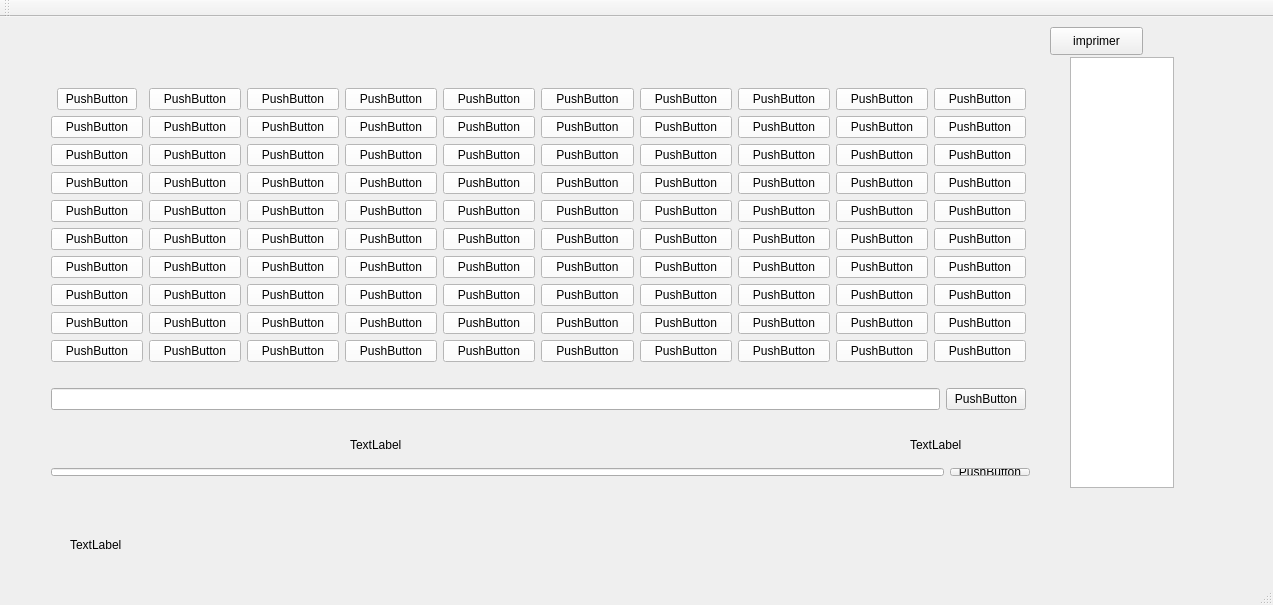
<?xml version="1.0" encoding="UTF-8"?>
<ui version="4.0">
 <class>MainWindow</class>
 <widget class="QMainWindow" name="MainWindow">
  <property name="geometry">
   <rect>
    <x>0</x>
    <y>0</y>
    <width>1273</width>
    <height>605</height>
   </rect>
  </property>
  <property name="windowTitle">
   <string>MainWindow</string>
  </property>
  <widget class="QWidget" name="centralWidget">
   <widget class="QLabel" name="erreur">
    <property name="geometry">
     <rect>
      <x>350</x>
      <y>420</y>
      <width>331</width>
      <height>16</height>
     </rect>
    </property>
    <property name="text">
     <string>TextLabel</string>
    </property>
   </widget>
   <widget class="QPushButton" name="imprimer">
    <property name="geometry">
     <rect>
      <x>1050</x>
      <y>10</y>
      <width>93</width>
      <height>28</height>
     </rect>
    </property>
    <property name="text">
     <string>imprimer</string>
    </property>
   </widget>
   <widget class="QWidget" name="layoutWidget">
    <property name="geometry">
     <rect>
      <x>40</x>
      <y>40</y>
      <width>997</width>
      <height>385</height>
     </rect>
    </property>
    <layout class="QVBoxLayout" name="verticalLayout">
     <item>
      <layout class="QGridLayout" name="gridLayout">
       <item row="6" column="7">
        <widget class="QPushButton" name="H7">
         <property name="cursor">
          <cursorShape>PointingHandCursor</cursorShape>
         </property>
         <property name="styleSheet">
          <string notr="true">background-color: white;</string>
         </property>
         <property name="text">
          <string>PushButton</string>
         </property>
        </widget>
       </item>
       <item row="0" column="6">
        <widget class="QPushButton" name="G1">
         <property name="cursor">
          <cursorShape>PointingHandCursor</cursorShape>
         </property>
         <property name="styleSheet">
          <string notr="true">background-color: white;</string>
         </property>
         <property name="text">
          <string>PushButton</string>
         </property>
        </widget>
       </item>
       <item row="1" column="9">
        <widget class="QPushButton" name="J2">
         <property name="cursor">
          <cursorShape>PointingHandCursor</cursorShape>
         </property>
         <property name="styleSheet">
          <string notr="true">background-color: white;</string>
         </property>
         <property name="text">
          <string>PushButton</string>
         </property>
        </widget>
       </item>
       <item row="2" column="6">
        <widget class="QPushButton" name="G3">
         <property name="cursor">
          <cursorShape>PointingHandCursor</cursorShape>
         </property>
         <property name="styleSheet">
          <string notr="true">background-color: white;</string>
         </property>
         <property name="text">
          <string>PushButton</string>
         </property>
        </widget>
       </item>
       <item row="6" column="5">
        <widget class="QPushButton" name="F7">
         <property name="cursor">
          <cursorShape>PointingHandCursor</cursorShape>
         </property>
         <property name="styleSheet">
          <string notr="true">background-color: white;</string>
         </property>
         <property name="text">
          <string>PushButton</string>
         </property>
        </widget>
       </item>
       <item row="7" column="5">
        <widget class="QPushButton" name="F8">
         <property name="cursor">
          <cursorShape>PointingHandCursor</cursorShape>
         </property>
         <property name="styleSheet">
          <string notr="true">background-color: white;</string>
         </property>
         <property name="text">
          <string>PushButton</string>
         </property>
        </widget>
       </item>
       <item row="5" column="1">
        <widget class="QPushButton" name="B6">
         <property name="cursor">
          <cursorShape>PointingHandCursor</cursorShape>
         </property>
         <property name="styleSheet">
          <string notr="true">background-color: white;</string>
         </property>
         <property name="text">
          <string>PushButton</string>
         </property>
        </widget>
       </item>
       <item row="0" column="5">
        <widget class="QPushButton" name="F1">
         <property name="cursor">
          <cursorShape>PointingHandCursor</cursorShape>
         </property>
         <property name="styleSheet">
          <string notr="true">background-color: white;</string>
         </property>
         <property name="text">
          <string>PushButton</string>
         </property>
        </widget>
       </item>
       <item row="2" column="4">
        <widget class="QPushButton" name="E3">
         <property name="cursor">
          <cursorShape>PointingHandCursor</cursorShape>
         </property>
         <property name="styleSheet">
          <string notr="true">background-color: white;</string>
         </property>
         <property name="text">
          <string>PushButton</string>
         </property>
        </widget>
       </item>
       <item row="4" column="0">
        <widget class="QPushButton" name="A5">
         <property name="cursor">
          <cursorShape>PointingHandCursor</cursorShape>
         </property>
         <property name="styleSheet">
          <string notr="true">background-color: white;</string>
         </property>
         <property name="text">
          <string>PushButton</string>
         </property>
        </widget>
       </item>
       <item row="3" column="8">
        <widget class="QPushButton" name="I4">
         <property name="cursor">
          <cursorShape>PointingHandCursor</cursorShape>
         </property>
         <property name="styleSheet">
          <string notr="true">background-color: white;</string>
         </property>
         <property name="text">
          <string>PushButton</string>
         </property>
        </widget>
       </item>
       <item row="0" column="9">
        <widget class="QPushButton" name="J1">
         <property name="cursor">
          <cursorShape>PointingHandCursor</cursorShape>
         </property>
         <property name="styleSheet">
          <string notr="true">background-color: white;</string>
         </property>
         <property name="text">
          <string>PushButton</string>
         </property>
        </widget>
       </item>
       <item row="7" column="7">
        <widget class="QPushButton" name="H8">
         <property name="cursor">
          <cursorShape>PointingHandCursor</cursorShape>
         </property>
         <property name="styleSheet">
          <string notr="true">background-color: white;</string>
         </property>
         <property name="text">
          <string>PushButton</string>
         </property>
        </widget>
       </item>
       <item row="3" column="3">
        <widget class="QPushButton" name="D4">
         <property name="cursor">
          <cursorShape>PointingHandCursor</cursorShape>
         </property>
         <property name="styleSheet">
          <string notr="true">background-color: white;</string>
         </property>
         <property name="text">
          <string>PushButton</string>
         </property>
        </widget>
       </item>
       <item row="7" column="3">
        <widget class="QPushButton" name="D8">
         <property name="cursor">
          <cursorShape>PointingHandCursor</cursorShape>
         </property>
         <property name="styleSheet">
          <string notr="true">background-color: white;</string>
         </property>
         <property name="text">
          <string>PushButton</string>
         </property>
        </widget>
       </item>
       <item row="7" column="0">
        <widget class="QPushButton" name="A8">
         <property name="cursor">
          <cursorShape>PointingHandCursor</cursorShape>
         </property>
         <property name="styleSheet">
          <string notr="true">background-color: white;</string>
         </property>
         <property name="text">
          <string>PushButton</string>
         </property>
        </widget>
       </item>
       <item row="2" column="2">
        <widget class="QPushButton" name="C3">
         <property name="cursor">
          <cursorShape>PointingHandCursor</cursorShape>
         </property>
         <property name="styleSheet">
          <string notr="true">background-color: white;</string>
         </property>
         <property name="text">
          <string>PushButton</string>
         </property>
        </widget>
       </item>
       <item row="5" column="8">
        <widget class="QPushButton" name="I6">
         <property name="cursor">
          <cursorShape>PointingHandCursor</cursorShape>
         </property>
         <property name="styleSheet">
          <string notr="true">background-color: white;</string>
         </property>
         <property name="text">
          <string>PushButton</string>
         </property>
        </widget>
       </item>
       <item row="4" column="9">
        <widget class="QPushButton" name="J5">
         <property name="cursor">
          <cursorShape>PointingHandCursor</cursorShape>
         </property>
         <property name="styleSheet">
          <string notr="true">background-color: white;</string>
         </property>
         <property name="text">
          <string>PushButton</string>
         </property>
        </widget>
       </item>
       <item row="1" column="2">
        <widget class="QPushButton" name="C2">
         <property name="cursor">
          <cursorShape>PointingHandCursor</cursorShape>
         </property>
         <property name="styleSheet">
          <string notr="true">background-color: white;</string>
         </property>
         <property name="text">
          <string>PushButton</string>
         </property>
        </widget>
       </item>
       <item row="4" column="8">
        <widget class="QPushButton" name="I5">
         <property name="cursor">
          <cursorShape>PointingHandCursor</cursorShape>
         </property>
         <property name="styleSheet">
          <string notr="true">background-color: white;</string>
         </property>
         <property name="text">
          <string>PushButton</string>
         </property>
        </widget>
       </item>
       <item row="7" column="6">
        <widget class="QPushButton" name="G8">
         <property name="cursor">
          <cursorShape>PointingHandCursor</cursorShape>
         </property>
         <property name="styleSheet">
          <string notr="true">background-color: white;</string>
         </property>
         <property name="text">
          <string>PushButton</string>
         </property>
        </widget>
       </item>
       <item row="7" column="2">
        <widget class="QPushButton" name="C8">
         <property name="cursor">
          <cursorShape>PointingHandCursor</cursorShape>
         </property>
         <property name="styleSheet">
          <string notr="true">background-color: white;</string>
         </property>
         <property name="text">
          <string>PushButton</string>
         </property>
        </widget>
       </item>
       <item row="0" column="7">
        <widget class="QPushButton" name="H1">
         <property name="cursor">
          <cursorShape>PointingHandCursor</cursorShape>
         </property>
         <property name="styleSheet">
          <string notr="true">background-color: white;</string>
         </property>
         <property name="text">
          <string>PushButton</string>
         </property>
        </widget>
       </item>
       <item row="4" column="6">
        <widget class="QPushButton" name="G5">
         <property name="cursor">
          <cursorShape>PointingHandCursor</cursorShape>
         </property>
         <property name="styleSheet">
          <string notr="true">background-color: white;</string>
         </property>
         <property name="text">
          <string>PushButton</string>
         </property>
        </widget>
       </item>
       <item row="1" column="4">
        <widget class="QPushButton" name="E2">
         <property name="cursor">
          <cursorShape>PointingHandCursor</cursorShape>
         </property>
         <property name="styleSheet">
          <string notr="true">background-color: white;</string>
         </property>
         <property name="text">
          <string>PushButton</string>
         </property>
        </widget>
       </item>
       <item row="0" column="0" alignment="Qt::AlignHCenter|Qt::AlignVCenter">
        <widget class="QPushButton" name="A1">
         <property name="enabled">
          <bool>true</bool>
         </property>
         <property name="cursor">
          <cursorShape>PointingHandCursor</cursorShape>
         </property>
         <property name="whatsThis">
          <string/>
         </property>
         <property name="autoFillBackground">
          <bool>false</bool>
         </property>
         <property name="styleSheet">
          <string notr="true">background-color: white;</string>
         </property>
         <property name="text">
          <string>PushButton</string>
         </property>
        </widget>
       </item>
       <item row="6" column="1">
        <widget class="QPushButton" name="B7">
         <property name="cursor">
          <cursorShape>PointingHandCursor</cursorShape>
         </property>
         <property name="styleSheet">
          <string notr="true">background-color: white;</string>
         </property>
         <property name="text">
          <string>PushButton</string>
         </property>
        </widget>
       </item>
       <item row="2" column="8">
        <widget class="QPushButton" name="I3">
         <property name="cursor">
          <cursorShape>PointingHandCursor</cursorShape>
         </property>
         <property name="styleSheet">
          <string notr="true">background-color: white;</string>
         </property>
         <property name="text">
          <string>PushButton</string>
         </property>
        </widget>
       </item>
       <item row="2" column="9">
        <widget class="QPushButton" name="J3">
         <property name="cursor">
          <cursorShape>PointingHandCursor</cursorShape>
         </property>
         <property name="styleSheet">
          <string notr="true">background-color: white;</string>
         </property>
         <property name="text">
          <string>PushButton</string>
         </property>
        </widget>
       </item>
       <item row="6" column="0">
        <widget class="QPushButton" name="A7">
         <property name="cursor">
          <cursorShape>PointingHandCursor</cursorShape>
         </property>
         <property name="styleSheet">
          <string notr="true">background-color: white;</string>
         </property>
         <property name="text">
          <string>PushButton</string>
         </property>
        </widget>
       </item>
       <item row="2" column="0">
        <widget class="QPushButton" name="A3">
         <property name="cursor">
          <cursorShape>PointingHandCursor</cursorShape>
         </property>
         <property name="styleSheet">
          <string notr="true">background-color: white;</string>
         </property>
         <property name="text">
          <string>PushButton</string>
         </property>
        </widget>
       </item>
       <item row="7" column="4">
        <widget class="QPushButton" name="E8">
         <property name="cursor">
          <cursorShape>PointingHandCursor</cursorShape>
         </property>
         <property name="styleSheet">
          <string notr="true">background-color: white;</string>
         </property>
         <property name="text">
          <string>PushButton</string>
         </property>
        </widget>
       </item>
       <item row="0" column="3">
        <widget class="QPushButton" name="D1">
         <property name="cursor">
          <cursorShape>PointingHandCursor</cursorShape>
         </property>
         <property name="styleSheet">
          <string notr="true">background-color: white;</string>
         </property>
         <property name="text">
          <string>PushButton</string>
         </property>
        </widget>
       </item>
       <item row="5" column="3">
        <widget class="QPushButton" name="D6">
         <property name="cursor">
          <cursorShape>PointingHandCursor</cursorShape>
         </property>
         <property name="styleSheet">
          <string notr="true">background-color: white;</string>
         </property>
         <property name="text">
          <string>PushButton</string>
         </property>
        </widget>
       </item>
       <item row="5" column="4">
        <widget class="QPushButton" name="E6">
         <property name="cursor">
          <cursorShape>PointingHandCursor</cursorShape>
         </property>
         <property name="styleSheet">
          <string notr="true">background-color: white;</string>
         </property>
         <property name="text">
          <string>PushButton</string>
         </property>
        </widget>
       </item>
       <item row="4" column="2">
        <widget class="QPushButton" name="C5">
         <property name="cursor">
          <cursorShape>PointingHandCursor</cursorShape>
         </property>
         <property name="styleSheet">
          <string notr="true">background-color: white;</string>
         </property>
         <property name="text">
          <string>PushButton</string>
         </property>
        </widget>
       </item>
       <item row="0" column="2">
        <widget class="QPushButton" name="C1">
         <property name="cursor">
          <cursorShape>PointingHandCursor</cursorShape>
         </property>
         <property name="styleSheet">
          <string notr="true">background-color: white;</string>
         </property>
         <property name="text">
          <string>PushButton</string>
         </property>
        </widget>
       </item>
       <item row="7" column="9">
        <widget class="QPushButton" name="J8">
         <property name="cursor">
          <cursorShape>PointingHandCursor</cursorShape>
         </property>
         <property name="styleSheet">
          <string notr="true">background-color: white;</string>
         </property>
         <property name="text">
          <string>PushButton</string>
         </property>
        </widget>
       </item>
       <item row="4" column="7">
        <widget class="QPushButton" name="H5">
         <property name="cursor">
          <cursorShape>PointingHandCursor</cursorShape>
         </property>
         <property name="styleSheet">
          <string notr="true">background-color: white;</string>
         </property>
         <property name="text">
          <string>PushButton</string>
         </property>
        </widget>
       </item>
       <item row="2" column="3">
        <widget class="QPushButton" name="D3">
         <property name="cursor">
          <cursorShape>PointingHandCursor</cursorShape>
         </property>
         <property name="styleSheet">
          <string notr="true">background-color: white;</string>
         </property>
         <property name="text">
          <string>PushButton</string>
         </property>
        </widget>
       </item>
       <item row="4" column="3">
        <widget class="QPushButton" name="D5">
         <property name="cursor">
          <cursorShape>PointingHandCursor</cursorShape>
         </property>
         <property name="styleSheet">
          <string notr="true">background-color: white;</string>
         </property>
         <property name="text">
          <string>PushButton</string>
         </property>
        </widget>
       </item>
       <item row="4" column="4">
        <widget class="QPushButton" name="E5">
         <property name="cursor">
          <cursorShape>PointingHandCursor</cursorShape>
         </property>
         <property name="styleSheet">
          <string notr="true">background-color: white;</string>
         </property>
         <property name="text">
          <string>PushButton</string>
         </property>
        </widget>
       </item>
       <item row="3" column="6">
        <widget class="QPushButton" name="G4">
         <property name="cursor">
          <cursorShape>PointingHandCursor</cursorShape>
         </property>
         <property name="styleSheet">
          <string notr="true">background-color: white;</string>
         </property>
         <property name="text">
          <string>PushButton</string>
         </property>
        </widget>
       </item>
       <item row="3" column="7">
        <widget class="QPushButton" name="H4">
         <property name="cursor">
          <cursorShape>PointingHandCursor</cursorShape>
         </property>
         <property name="styleSheet">
          <string notr="true">background-color: white;</string>
         </property>
         <property name="text">
          <string>PushButton</string>
         </property>
        </widget>
       </item>
       <item row="6" column="2">
        <widget class="QPushButton" name="C7">
         <property name="cursor">
          <cursorShape>PointingHandCursor</cursorShape>
         </property>
         <property name="styleSheet">
          <string notr="true">background-color: white;</string>
         </property>
         <property name="text">
          <string>PushButton</string>
         </property>
        </widget>
       </item>
       <item row="1" column="6">
        <widget class="QPushButton" name="G2">
         <property name="cursor">
          <cursorShape>PointingHandCursor</cursorShape>
         </property>
         <property name="styleSheet">
          <string notr="true">background-color: white;</string>
         </property>
         <property name="text">
          <string>PushButton</string>
         </property>
        </widget>
       </item>
       <item row="3" column="1">
        <widget class="QPushButton" name="B4">
         <property name="cursor">
          <cursorShape>PointingHandCursor</cursorShape>
         </property>
         <property name="styleSheet">
          <string notr="true">background-color: white;</string>
         </property>
         <property name="text">
          <string>PushButton</string>
         </property>
        </widget>
       </item>
       <item row="6" column="8">
        <widget class="QPushButton" name="I7">
         <property name="cursor">
          <cursorShape>PointingHandCursor</cursorShape>
         </property>
         <property name="styleSheet">
          <string notr="true">background-color: white;</string>
         </property>
         <property name="text">
          <string>PushButton</string>
         </property>
        </widget>
       </item>
       <item row="2" column="7">
        <widget class="QPushButton" name="H3">
         <property name="cursor">
          <cursorShape>PointingHandCursor</cursorShape>
         </property>
         <property name="styleSheet">
          <string notr="true">background-color: white;</string>
         </property>
         <property name="text">
          <string>PushButton</string>
         </property>
        </widget>
       </item>
       <item row="1" column="0">
        <widget class="QPushButton" name="A2">
         <property name="cursor">
          <cursorShape>PointingHandCursor</cursorShape>
         </property>
         <property name="styleSheet">
          <string notr="true">background-color: white;</string>
         </property>
         <property name="text">
          <string>PushButton</string>
         </property>
        </widget>
       </item>
       <item row="7" column="8">
        <widget class="QPushButton" name="I8">
         <property name="cursor">
          <cursorShape>PointingHandCursor</cursorShape>
         </property>
         <property name="styleSheet">
          <string notr="true">background-color: white;</string>
         </property>
         <property name="text">
          <string>PushButton</string>
         </property>
        </widget>
       </item>
       <item row="6" column="9">
        <widget class="QPushButton" name="J7">
         <property name="cursor">
          <cursorShape>PointingHandCursor</cursorShape>
         </property>
         <property name="styleSheet">
          <string notr="true">background-color: white;</string>
         </property>
         <property name="text">
          <string>PushButton</string>
         </property>
        </widget>
       </item>
       <item row="3" column="9">
        <widget class="QPushButton" name="J4">
         <property name="cursor">
          <cursorShape>PointingHandCursor</cursorShape>
         </property>
         <property name="styleSheet">
          <string notr="true">background-color: white;</string>
         </property>
         <property name="text">
          <string>PushButton</string>
         </property>
        </widget>
       </item>
       <item row="6" column="3">
        <widget class="QPushButton" name="D7">
         <property name="cursor">
          <cursorShape>PointingHandCursor</cursorShape>
         </property>
         <property name="styleSheet">
          <string notr="true">background-color: white;</string>
         </property>
         <property name="text">
          <string>PushButton</string>
         </property>
        </widget>
       </item>
       <item row="5" column="0">
        <widget class="QPushButton" name="A6">
         <property name="cursor">
          <cursorShape>PointingHandCursor</cursorShape>
         </property>
         <property name="styleSheet">
          <string notr="true">background-color: white;</string>
         </property>
         <property name="text">
          <string>PushButton</string>
         </property>
        </widget>
       </item>
       <item row="0" column="8">
        <widget class="QPushButton" name="I1">
         <property name="cursor">
          <cursorShape>PointingHandCursor</cursorShape>
         </property>
         <property name="styleSheet">
          <string notr="true">background-color: white;</string>
         </property>
         <property name="text">
          <string>PushButton</string>
         </property>
        </widget>
       </item>
       <item row="3" column="2">
        <widget class="QPushButton" name="C4">
         <property name="cursor">
          <cursorShape>PointingHandCursor</cursorShape>
         </property>
         <property name="styleSheet">
          <string notr="true">background-color: white;</string>
         </property>
         <property name="text">
          <string>PushButton</string>
         </property>
        </widget>
       </item>
       <item row="2" column="5">
        <widget class="QPushButton" name="F3">
         <property name="cursor">
          <cursorShape>PointingHandCursor</cursorShape>
         </property>
         <property name="styleSheet">
          <string notr="true">background-color: white;</string>
         </property>
         <property name="text">
          <string>PushButton</string>
         </property>
        </widget>
       </item>
       <item row="4" column="5">
        <widget class="QPushButton" name="F5">
         <property name="cursor">
          <cursorShape>PointingHandCursor</cursorShape>
         </property>
         <property name="styleSheet">
          <string notr="true">background-color: white;</string>
         </property>
         <property name="text">
          <string>PushButton</string>
         </property>
        </widget>
       </item>
       <item row="5" column="6">
        <widget class="QPushButton" name="G6">
         <property name="cursor">
          <cursorShape>PointingHandCursor</cursorShape>
         </property>
         <property name="styleSheet">
          <string notr="true">background-color: white;</string>
         </property>
         <property name="text">
          <string>PushButton</string>
         </property>
        </widget>
       </item>
       <item row="6" column="4">
        <widget class="QPushButton" name="E7">
         <property name="cursor">
          <cursorShape>PointingHandCursor</cursorShape>
         </property>
         <property name="styleSheet">
          <string notr="true">background-color: white;</string>
         </property>
         <property name="text">
          <string>PushButton</string>
         </property>
        </widget>
       </item>
       <item row="7" column="1">
        <widget class="QPushButton" name="B8">
         <property name="cursor">
          <cursorShape>PointingHandCursor</cursorShape>
         </property>
         <property name="styleSheet">
          <string notr="true">background-color: white;</string>
         </property>
         <property name="text">
          <string>PushButton</string>
         </property>
        </widget>
       </item>
       <item row="5" column="9">
        <widget class="QPushButton" name="J6">
         <property name="cursor">
          <cursorShape>PointingHandCursor</cursorShape>
         </property>
         <property name="styleSheet">
          <string notr="true">background-color: white;</string>
         </property>
         <property name="text">
          <string>PushButton</string>
         </property>
        </widget>
       </item>
       <item row="1" column="5">
        <widget class="QPushButton" name="F2">
         <property name="cursor">
          <cursorShape>PointingHandCursor</cursorShape>
         </property>
         <property name="styleSheet">
          <string notr="true">background-color: white;</string>
         </property>
         <property name="text">
          <string>PushButton</string>
         </property>
        </widget>
       </item>
       <item row="1" column="1">
        <widget class="QPushButton" name="B2">
         <property name="cursor">
          <cursorShape>PointingHandCursor</cursorShape>
         </property>
         <property name="styleSheet">
          <string notr="true">background-color: white;</string>
         </property>
         <property name="text">
          <string>PushButton</string>
         </property>
        </widget>
       </item>
       <item row="5" column="7">
        <widget class="QPushButton" name="H6">
         <property name="cursor">
          <cursorShape>PointingHandCursor</cursorShape>
         </property>
         <property name="styleSheet">
          <string notr="true">background-color: white;</string>
         </property>
         <property name="text">
          <string>PushButton</string>
         </property>
        </widget>
       </item>
       <item row="5" column="2">
        <widget class="QPushButton" name="C6">
         <property name="cursor">
          <cursorShape>PointingHandCursor</cursorShape>
         </property>
         <property name="styleSheet">
          <string notr="true">background-color: white;</string>
         </property>
         <property name="text">
          <string>PushButton</string>
         </property>
        </widget>
       </item>
       <item row="1" column="3">
        <widget class="QPushButton" name="D2">
         <property name="cursor">
          <cursorShape>PointingHandCursor</cursorShape>
         </property>
         <property name="styleSheet">
          <string notr="true">background-color: white;</string>
         </property>
         <property name="text">
          <string>PushButton</string>
         </property>
        </widget>
       </item>
       <item row="5" column="5">
        <widget class="QPushButton" name="F6">
         <property name="cursor">
          <cursorShape>PointingHandCursor</cursorShape>
         </property>
         <property name="styleSheet">
          <string notr="true">background-color: white;</string>
         </property>
         <property name="text">
          <string>PushButton</string>
         </property>
        </widget>
       </item>
       <item row="6" column="6">
        <widget class="QPushButton" name="G7">
         <property name="cursor">
          <cursorShape>PointingHandCursor</cursorShape>
         </property>
         <property name="styleSheet">
          <string notr="true">background-color: white;</string>
         </property>
         <property name="text">
          <string>PushButton</string>
         </property>
        </widget>
       </item>
       <item row="3" column="5">
        <widget class="QPushButton" name="F4">
         <property name="cursor">
          <cursorShape>PointingHandCursor</cursorShape>
         </property>
         <property name="styleSheet">
          <string notr="true">background-color: white;</string>
         </property>
         <property name="text">
          <string>PushButton</string>
         </property>
        </widget>
       </item>
       <item row="1" column="8">
        <widget class="QPushButton" name="I2">
         <property name="cursor">
          <cursorShape>PointingHandCursor</cursorShape>
         </property>
         <property name="styleSheet">
          <string notr="true">background-color: white;</string>
         </property>
         <property name="text">
          <string>PushButton</string>
         </property>
        </widget>
       </item>
       <item row="4" column="1">
        <widget class="QPushButton" name="B5">
         <property name="cursor">
          <cursorShape>PointingHandCursor</cursorShape>
         </property>
         <property name="styleSheet">
          <string notr="true">background-color: white;</string>
         </property>
         <property name="text">
          <string>PushButton</string>
         </property>
        </widget>
       </item>
       <item row="2" column="1">
        <widget class="QPushButton" name="B3">
         <property name="cursor">
          <cursorShape>PointingHandCursor</cursorShape>
         </property>
         <property name="styleSheet">
          <string notr="true">background-color: white;</string>
         </property>
         <property name="text">
          <string>PushButton</string>
         </property>
        </widget>
       </item>
       <item row="8" column="0">
        <widget class="QPushButton" name="A9">
         <property name="cursor">
          <cursorShape>PointingHandCursor</cursorShape>
         </property>
         <property name="styleSheet">
          <string notr="true">background-color: white;</string>
         </property>
         <property name="text">
          <string>PushButton</string>
         </property>
        </widget>
       </item>
       <item row="0" column="1">
        <widget class="QPushButton" name="B1">
         <property name="cursor">
          <cursorShape>PointingHandCursor</cursorShape>
         </property>
         <property name="styleSheet">
          <string notr="true">background-color: white;</string>
         </property>
         <property name="text">
          <string>PushButton</string>
         </property>
        </widget>
       </item>
       <item row="3" column="4">
        <widget class="QPushButton" name="E4">
         <property name="cursor">
          <cursorShape>PointingHandCursor</cursorShape>
         </property>
         <property name="styleSheet">
          <string notr="true">background-color: white;</string>
         </property>
         <property name="text">
          <string>PushButton</string>
         </property>
        </widget>
       </item>
       <item row="3" column="0">
        <widget class="QPushButton" name="A4">
         <property name="cursor">
          <cursorShape>PointingHandCursor</cursorShape>
         </property>
         <property name="styleSheet">
          <string notr="true">background-color: white;</string>
         </property>
         <property name="text">
          <string>PushButton</string>
         </property>
        </widget>
       </item>
       <item row="0" column="4">
        <widget class="QPushButton" name="E1">
         <property name="cursor">
          <cursorShape>PointingHandCursor</cursorShape>
         </property>
         <property name="styleSheet">
          <string notr="true">background-color: white;</string>
         </property>
         <property name="text">
          <string>PushButton</string>
         </property>
        </widget>
       </item>
       <item row="1" column="7">
        <widget class="QPushButton" name="H2">
         <property name="cursor">
          <cursorShape>PointingHandCursor</cursorShape>
         </property>
         <property name="styleSheet">
          <string notr="true">background-color: white;</string>
         </property>
         <property name="text">
          <string>PushButton</string>
         </property>
        </widget>
       </item>
       <item row="9" column="0">
        <widget class="QPushButton" name="A10">
         <property name="cursor">
          <cursorShape>PointingHandCursor</cursorShape>
         </property>
         <property name="styleSheet">
          <string notr="true">background-color: white;</string>
         </property>
         <property name="text">
          <string>PushButton</string>
         </property>
        </widget>
       </item>
       <item row="8" column="1">
        <widget class="QPushButton" name="B9">
         <property name="cursor">
          <cursorShape>PointingHandCursor</cursorShape>
         </property>
         <property name="styleSheet">
          <string notr="true">background-color: white;</string>
         </property>
         <property name="text">
          <string>PushButton</string>
         </property>
        </widget>
       </item>
       <item row="9" column="1">
        <widget class="QPushButton" name="B10">
         <property name="cursor">
          <cursorShape>PointingHandCursor</cursorShape>
         </property>
         <property name="styleSheet">
          <string notr="true">background-color: white;</string>
         </property>
         <property name="text">
          <string>PushButton</string>
         </property>
        </widget>
       </item>
       <item row="8" column="2">
        <widget class="QPushButton" name="C9">
         <property name="cursor">
          <cursorShape>PointingHandCursor</cursorShape>
         </property>
         <property name="styleSheet">
          <string notr="true">background-color: white;</string>
         </property>
         <property name="text">
          <string>PushButton</string>
         </property>
        </widget>
       </item>
       <item row="9" column="2">
        <widget class="QPushButton" name="C10">
         <property name="cursor">
          <cursorShape>PointingHandCursor</cursorShape>
         </property>
         <property name="styleSheet">
          <string notr="true">background-color: white;</string>
         </property>
         <property name="text">
          <string>PushButton</string>
         </property>
        </widget>
       </item>
       <item row="8" column="3">
        <widget class="QPushButton" name="D9">
         <property name="cursor">
          <cursorShape>PointingHandCursor</cursorShape>
         </property>
         <property name="styleSheet">
          <string notr="true">background-color: white;</string>
         </property>
         <property name="text">
          <string>PushButton</string>
         </property>
        </widget>
       </item>
       <item row="9" column="3">
        <widget class="QPushButton" name="D10">
         <property name="cursor">
          <cursorShape>PointingHandCursor</cursorShape>
         </property>
         <property name="styleSheet">
          <string notr="true">background-color: white;</string>
         </property>
         <property name="text">
          <string>PushButton</string>
         </property>
        </widget>
       </item>
       <item row="8" column="4">
        <widget class="QPushButton" name="E9">
         <property name="cursor">
          <cursorShape>PointingHandCursor</cursorShape>
         </property>
         <property name="styleSheet">
          <string notr="true">background-color: white;</string>
         </property>
         <property name="text">
          <string>PushButton</string>
         </property>
        </widget>
       </item>
       <item row="9" column="4">
        <widget class="QPushButton" name="E10">
         <property name="cursor">
          <cursorShape>PointingHandCursor</cursorShape>
         </property>
         <property name="styleSheet">
          <string notr="true">background-color: white;</string>
         </property>
         <property name="text">
          <string>PushButton</string>
         </property>
        </widget>
       </item>
       <item row="8" column="5">
        <widget class="QPushButton" name="F9">
         <property name="cursor">
          <cursorShape>PointingHandCursor</cursorShape>
         </property>
         <property name="styleSheet">
          <string notr="true">background-color: white;</string>
         </property>
         <property name="text">
          <string>PushButton</string>
         </property>
        </widget>
       </item>
       <item row="9" column="5">
        <widget class="QPushButton" name="F10">
         <property name="cursor">
          <cursorShape>PointingHandCursor</cursorShape>
         </property>
         <property name="styleSheet">
          <string notr="true">background-color: white;</string>
         </property>
         <property name="text">
          <string>PushButton</string>
         </property>
        </widget>
       </item>
       <item row="8" column="6">
        <widget class="QPushButton" name="G9">
         <property name="cursor">
          <cursorShape>PointingHandCursor</cursorShape>
         </property>
         <property name="styleSheet">
          <string notr="true">background-color: white;</string>
         </property>
         <property name="text">
          <string>PushButton</string>
         </property>
        </widget>
       </item>
       <item row="9" column="6">
        <widget class="QPushButton" name="G10">
         <property name="cursor">
          <cursorShape>PointingHandCursor</cursorShape>
         </property>
         <property name="styleSheet">
          <string notr="true">background-color: white;</string>
         </property>
         <property name="text">
          <string>PushButton</string>
         </property>
        </widget>
       </item>
       <item row="8" column="7">
        <widget class="QPushButton" name="H9">
         <property name="cursor">
          <cursorShape>PointingHandCursor</cursorShape>
         </property>
         <property name="styleSheet">
          <string notr="true">background-color: white;</string>
         </property>
         <property name="text">
          <string>PushButton</string>
         </property>
        </widget>
       </item>
       <item row="9" column="7">
        <widget class="QPushButton" name="H10">
         <property name="cursor">
          <cursorShape>PointingHandCursor</cursorShape>
         </property>
         <property name="styleSheet">
          <string notr="true">background-color: white;</string>
         </property>
         <property name="text">
          <string>PushButton</string>
         </property>
        </widget>
       </item>
       <item row="8" column="8">
        <widget class="QPushButton" name="I9">
         <property name="cursor">
          <cursorShape>PointingHandCursor</cursorShape>
         </property>
         <property name="styleSheet">
          <string notr="true">background-color: white;</string>
         </property>
         <property name="text">
          <string>PushButton</string>
         </property>
        </widget>
       </item>
       <item row="9" column="8">
        <widget class="QPushButton" name="I10">
         <property name="cursor">
          <cursorShape>PointingHandCursor</cursorShape>
         </property>
         <property name="styleSheet">
          <string notr="true">background-color: white;</string>
         </property>
         <property name="text">
          <string>PushButton</string>
         </property>
        </widget>
       </item>
       <item row="8" column="9">
        <widget class="QPushButton" name="J9">
         <property name="cursor">
          <cursorShape>PointingHandCursor</cursorShape>
         </property>
         <property name="styleSheet">
          <string notr="true">background-color: white;</string>
         </property>
         <property name="text">
          <string>PushButton</string>
         </property>
        </widget>
       </item>
       <item row="9" column="9">
        <widget class="QPushButton" name="J10">
         <property name="cursor">
          <cursorShape>PointingHandCursor</cursorShape>
         </property>
         <property name="styleSheet">
          <string notr="true">background-color: white;</string>
         </property>
         <property name="text">
          <string>PushButton</string>
         </property>
        </widget>
       </item>
      </layout>
     </item>
     <item>
      <layout class="QHBoxLayout" name="horizontalLayout">
       <item>
        <widget class="QLineEdit" name="motFinal"/>
       </item>
       <item>
        <widget class="QPushButton" name="valider">
         <property name="text">
          <string>PushButton</string>
         </property>
        </widget>
       </item>
      </layout>
     </item>
    </layout>
   </widget>
   <widget class="QWidget" name="layoutWidget">
    <property name="geometry">
     <rect>
      <x>40</x>
      <y>440</y>
      <width>1001</width>
      <height>30</height>
     </rect>
    </property>
    <layout class="QHBoxLayout" name="horizontalLayout_2">
     <item>
      <widget class="QLineEdit" name="taille"/>
     </item>
     <item>
      <widget class="QPushButton" name="validerTaille">
       <property name="text">
        <string>PushButton</string>
       </property>
      </widget>
     </item>
    </layout>
   </widget>
   <widget class="QLabel" name="GG">
    <property name="geometry">
     <rect>
      <x>910</x>
      <y>420</y>
      <width>121</width>
      <height>16</height>
     </rect>
    </property>
    <property name="text">
     <string>TextLabel</string>
    </property>
   </widget>
   <widget class="QTextEdit" name="listeDeMot">
    <property name="geometry">
     <rect>
      <x>1070</x>
      <y>40</y>
      <width>104</width>
      <height>431</height>
     </rect>
    </property>
   </widget>
   <widget class="QLabel" name="motfinal">
    <property name="geometry">
     <rect>
      <x>70</x>
      <y>520</y>
      <width>55</width>
      <height>16</height>
     </rect>
    </property>
    <property name="text">
     <string>TextLabel</string>
    </property>
   </widget>
  </widget>
  <widget class="QMenuBar" name="menuBar">
   <property name="geometry">
    <rect>
     <x>0</x>
     <y>0</y>
     <width>1273</width>
     <height>26</height>
    </rect>
   </property>
  </widget>
  <widget class="QToolBar" name="mainToolBar">
   <attribute name="toolBarArea">
    <enum>TopToolBarArea</enum>
   </attribute>
   <attribute name="toolBarBreak">
    <bool>false</bool>
   </attribute>
  </widget>
  <widget class="QStatusBar" name="statusBar"/>
 </widget>
 <layoutdefault spacing="6" margin="11"/>
 <resources/>
 <connections/>
</ui>
